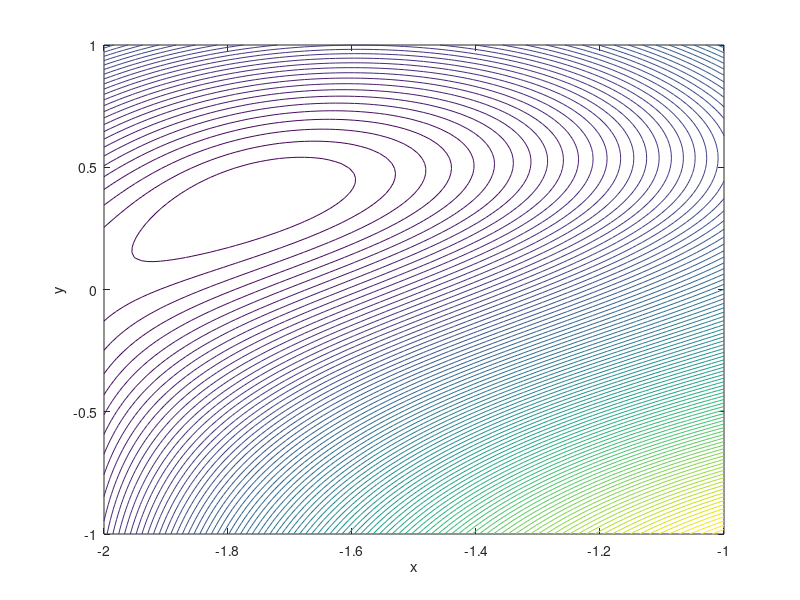

MATLAB code for this plot:
%%% plot figure %%%
X_1 = linspace(-2, -1, 100);
Y_1 = linspace(-1,   1, 100);
[X_1,Y_1] = meshgrid(X_1, Y_1);
Z_1 = Y_1 .* sin(X_1 + Y_1) - X_1 .* sin(X_1 - Y_1);
figure1 = figure('Name','Contour','NumberTitle','off');
contour(X_1, Y_1, Z_1, 100)
xlabel('x')
ylabel('y')
hold on;
X_zero = [-1; -1];
X      = X_zero; % current  X
X_prev = X_zero; % previous X
gradient_tol = 1e-7;
li_tol = 1e-3; % linear serach
global cost_iteration gradient_iteration
cost_iteration = 0;
gradient_iteration = 0;
dJ = gradient(X)';
dJ_prev = gradient(X_prev)';
epsilon = 0.01;
counter = 0;
counter = counter + 1;
choice = menu('Choose Method','Steepest Descent + Quadratic Interpolation'...
    ,'Steepest Descent + Golden Section', 'BFGS + Quadratic Interpolation'...
    , 'BFGS + Golden Section');
if choice == 4
    % BFGS + Golden Section
    tic
    while norm(dJ, 2) > gradient_tol
        counter = counter + 1;
        fprintf('Iteration No. %3i\tGradient Norm = %1.4e\n', counter, norm(dJ, 2))
        if isequal(X, X_prev)
            B = eye(2);
            search_dir = -B * dJ;
            [a, b, c, ~, f_b, ~] = bracketing(X, search_dir, epsilon);
            lambda = golden_section(a, b, c, f_b, search_dir, X, li_tol);
            X_prev = X;
            X = X + lambda * search_dir;
            dJ_prev = dJ;
            dJ = gradient(X)';
            x(1) = X_prev(1);
            y(1) = X_prev(2);
            x(2) = X(1);
            y(2) = X(2);
            quiver(x(1), y(1), x(2)-x(1), y(2)-y(1), 1)
            continue
        end
        d =  X -  X_prev;
        g = dJ - dJ_prev;
        search_dir = BFGS(B, d, g, dJ);
        [a, b, c, ~, f_b, ~] = bracketing(X, search_dir, epsilon);
        lambda = golden_section(a, b, c, f_b, search_dir, X, li_tol);
        X_prev = X;
        X = X + lambda * search_dir;
        dJ_prev = dJ;
        dJ = gradient(X)';
        x(1) = X_prev(1);
        y(1) = X_prev(2);
        x(2) = X(1);
        y(2) = X(2);
        quiver(x(1), y(1), x(2)-x(1), y(2)-y(1), 1)
    end
    fprintf('Elapsed time = %1.8f sec\n', toc)
end
if choice == 3
    tic
    % BFGS + Quadratic Interpolation
    while norm(dJ, 2) > gradient_tol
        counter = counter + 1;
        fprintf('Iteration No. %3i\tGradient Norm = %1.4e\n', counter, norm(dJ, 2))
        if isequal(X, X_prev)
            B = eye(2);
            search_dir = -B * dJ;
            [a, b, c, ~, f_b, ~] = bracketing(X, search_dir, epsilon);
            lambda = quadratic_interpolation(a, b, c, search_dir, X, li_tol);
            X_prev = X;
            X = X + lambda * search_dir;
            dJ_prev = dJ;
            dJ = gradient(X)';
            x(1) = X_prev(1);
            y(1) = X_prev(2);
            x(2) = X(1);
            y(2) = X(2);
            quiver(x(1), y(1), x(2)-x(1), y(2)-y(1), 1)
            continue
        end
        d =  X -  X_prev;
        g = dJ - dJ_prev;
        search_dir = BFGS(B, d, g, dJ);
        [a, b, c, ~, f_b, ~] = bracketing(X, search_dir, epsilon);
        if ~(a == 0 && b == 0 && c == 0)
            lambda = golden_section(a, b, c, f_b, search_dir, X, li_tol);
        end
        X_prev = X;
        X = X + lambda * search_dir;
        dJ_prev = dJ;
        dJ = gradient(X)';
        x(1) = X_prev(1);
        y(1) = X_prev(2);
        x(2) = X(1);
        y(2) = X(2);
        quiver(x(1), y(1), x(2)-x(1), y(2)-y(1), 1)
    end
    fprintf('Elapsed time = %1.8f sec\n', toc)
end

if choice == 1
    tic
    % Steepest Descent + Quadratic Interpolation
    while norm(dJ, 2) > gradient_tol
        counter = counter + 1;
        fprintf('Iteration No. %3i\tGradient Norm = %1.4e\n', counter, norm(dJ, 2))
        X_prev = X;
        search_dir = steepest_decsent(dJ);
        [a, b, c, ~, f_b, ~] = bracketing(X, search_dir, epsilon);
        if ~(a == 0 && b == 0 && c == 0)
            lambda = quadratic_interpolation(a, b, c ,search_dir, X, li_tol);
        end
        X = X + lambda * search_dir;
        dJ = gradient(X)';
        x(1) = X_prev(1);
        y(1) = X_prev(2);
        x(2) = X(1);
        y(2) = X(2);
        quiver(x(1), y(1), x(2)-x(1), y(2)-y(1), 1)
    end
    fprintf('Elapsed time = %1.8f sec\n', toc)
end

if choice == 2
    tic
    % Steepest Descent + Golden Section
    while abs(dJ) > gradient_tol
        X_prev = X;
        counter = counter + 1;
        fprintf('Iteration No. %3i\tGradient Norm = %1.4e\n', counter, norm(dJ, 2))
        search_dir = steepest_decsent(dJ);
        [a, b, c, ~, f_b, ~] = bracketing(X, search_dir, epsilon);
        if ~(a == 0 && b == 0 && c == 0)
            lambda = golden_section(a, b, c, f_b, search_dir, X, li_tol);
        end
        X = X + lambda * search_dir;
        dJ = gradient(X)';
        x(1) = X_prev(1);
        y(1) = X_prev(2);
        x(2) = X(1);
        y(2) = X(2);
        quiver(x(1), y(1), x(2)-x(1), y(2)-y(1), 1)
    end
    fprintf('Elapsed time = %1.8f sec\n', toc)
end
%%% printer %%%
switch choice
    case 1
        fprintf('Steepest Descent + Quadratic Interpolation--> gradient iteration = %.0f, cost_iteration = %.0f\n'...
            , gradient_iteration, cost_iteration);
        print(figure1, '../../Figure/Q1/part a Steepest Descent + Quadratic Interpolation.png','-dpng','-r300')
    case 2
        fprintf('Steepest Descent + Golden Section--> gradient iteration = %.0f, cost_iteration = %.0f\n'...
            , gradient_iteration, cost_iteration);
        print(figure1, '../../Figure/Q1/part a Steepest Descent + Golden Section.png','-dpng','-r300')
    case 3
        fprintf('BFGS + Quadratic Interpolation--> gradient iteration = %.0f, cost_iteration = %.0f\n'...
            , gradient_iteration, cost_iteration);
        print(figure1, '../../Figure/Q1/part a BFGS + Quadratic Interpolation.png','-dpng','-r300')
    otherwise
        fprintf('BFGS + Golden Section--> gradient iteration = %.0f, cost_iteration = %.0f\n'...
            , gradient_iteration, cost_iteration);
        print(figure1, '../../Figure/Q1/part a BFGS + Golden Section.png','-dpng','-r300')
end
%==========================================================================
% FUNCTIONS
%==========================================================================
% Cost function %
function J = cost(X)
global cost_iteration
cost_iteration = cost_iteration + 1;
x = X(1);
y = X(2);
J = y * sin(x + y) - x * sin(x - y);
end
function dJ = gradient(X)
global gradient_iteration
gradient_iteration = gradient_iteration + 1;
x = X(1);
y = X(2);
% df/dx
dJ(1) = y * cos(x + y) - sin(x - y) - x * cos(x - y);
% df/dy
dJ(2) = y * cos(x + y) + sin(x + y) + x * cos(x - y);
end
%======================================================================
% Search Direction
%======================================================================
% In this section, search direction is  found using gradient as follows:
%----------------------------------------------------------------------
%----------------------------------------------------------------------
%----------------------------------------------------------------------
% --------------      Steepest Decsent(Cauchy)         ----------------
function search_dir = steepest_decsent(dJ)
search_dir = - dJ;
end
% -------------------------      BFGS         --------------------------
function search_dir = BFGS(B, d, g, dJ)
% d =  X -  X_prev
% g = dJ - dJ_prev
B = B + d * d' / (d' * g) * (1 + g' * B * g / (d' * g)) - ...
    B * g * d' / (d' * g) - d * g' * B /  (d' * g);
search_dir = -B * dJ;
end
%======================================================================
% Bracketing
%======================================================================
% In this section, Bracket is  found using golden number(1.618)
function [a, b, c, f_a, f_b, f_c] = bracketing(X, search_dir, epsilon)
a =       0;
b = epsilon;
X_a = X + a * search_dir;
X_b = X + b * search_dir;
f_a = cost(X_a);
f_b = cost(X_b);
counter = 1;
while f_a <= f_b
    counter = counter + 1;
    epsilon = epsilon / 2;
    b = epsilon;
    X_b = X + b * -search_dir;
    f_b = cost(X_b);
    if counter == 100
        break
    end
    if b == 0
        c = 0;
        f_c = 0;
        return;
    end
    
end
gamma = 1.618; % golden number
c = b + gamma * (b - a);
X_c = X + c * search_dir;
f_c = cost(X_c);
while f_b > f_c
    a = b;
    b = c;
    c = b + gamma * (b - a);
    X_a = X_b;
    X_b = X_c;
    X_c = X + c * search_dir;
    f_b = cost(X_b);
    f_c = cost(X_c);
end
f_a = cost(X_a);
end
%----------------------------------------------------------------------
%----------------------------------------------------------------------
%----------------------------------------------------------------------
% ---------------     Quadratic Interpolation         -----------------
function lambda_tilda = quadratic_interpolation(A_QI, B_QI, C_QI, search_dir,...
    X, tol)
X_a = X + A_QI * search_dir;
X_b = X + B_QI * search_dir;
X_c = X + C_QI * search_dir;
f_a = cost(X_a);
f_b = cost(X_b);
f_c = cost(X_c);
% three equation and three unknown %
a = (f_a * B_QI * C_QI * (C_QI - B_QI) + f_b * C_QI * A_QI * (A_QI - C_QI) + f_c * A_QI * B_QI * (B_QI - A_QI))...
    /((A_QI - B_QI) * (B_QI - C_QI) * (C_QI - A_QI));
b = (f_a * (B_QI^2 - C_QI^2) + f_b * (C_QI^2 - A_QI^2) + f_c * (A_QI^2 - B_QI^2))...
    /((A_QI - B_QI) * (B_QI - C_QI) * (C_QI - A_QI));
c = -(f_a * (B_QI - C_QI) + f_b * (C_QI - A_QI) + f_c * (A_QI - B_QI))...
    /((A_QI - B_QI) * (B_QI - C_QI) * (C_QI - A_QI));
lambda_tilda = -b / (2 * c);
% Quadratic function h(lambda) = a + b * lambda + c * lambda^2
h = a + b * lambda_tilda + c * lambda_tilda^2;
X_lambda = X + lambda_tilda * search_dir;
f_lambda_tilda = cost(X_lambda);
while abs((h - f_lambda_tilda) / f_lambda_tilda) >= tol
    if lambda_tilda > B_QI && f_lambda_tilda < f_b
        A_QI = B_QI;
        B_QI = lambda_tilda;
    elseif lambda_tilda > B_QI && f_lambda_tilda > f_b
        C_QI = lambda_tilda;
    elseif lambda_tilda < B_QI && f_lambda_tilda < f_b
        C_QI = B_QI;
        B_QI = lambda_tilda;
    else
        A_QI = lambda_tilda;
    end
    X_a = X + A_QI * search_dir;
    X_b = X + B_QI * search_dir;
    X_c = X + C_QI * search_dir;
    f_a = cost(X_a);
    f_b = cost(X_b);
    f_c = cost(X_c);
    % three equation and three unknown %
    a = (f_a * B_QI * C_QI * (C_QI - B_QI) + f_b * C_QI * A_QI * (A_QI - C_QI) + f_c * A_QI * B_QI * (B_QI - A_QI))...
        /((A_QI - B_QI) * (B_QI - C_QI) * (C_QI - A_QI));
    b = (f_a * (B_QI^2 - C_QI^2) + f_b * (C_QI^2 - A_QI^2) + f_c * (A_QI^2 - B_QI^2))...
        /((A_QI - B_QI) * (B_QI - C_QI) * (C_QI - A_QI));
    c = -(f_a * (B_QI - C_QI) + f_b * (C_QI - A_QI) + f_c * (A_QI - B_QI))...
        /((A_QI - B_QI) * (B_QI - C_QI) * (C_QI - A_QI));
    lambda_tilda = -b / (2 * c);
    % Quadratic function h(lambda) = a + b * lambda + c * lambda^2
    h = a + b * lambda_tilda + c * lambda_tilda^2;
    X_lambda = X + lambda_tilda * search_dir;
    f_lambda_tilda = cost(X_lambda);
end
end
%----------------------------------------------------------------------
%----------------------------------------------------------------------
%----------------------------------------------------------------------
% -------------------      Golden Section         ---------------------
function lambda_tilda = golden_section(a, b, c, f_b,...
    search_dir, X, tol)
% cuase we use golden number in bracketing a = a b = x_1 c = b
% a is lower and b is upper
% initial condition from bracketing
goldnum = .618;
f_1 = f_b;
%f_b = f_c;
x_1 = b;
b   = c;
d   = (b - a) * goldnum;
x_2 = a + d;
X_2 = X + x_2 * search_dir;
f_2 = cost(X_2);
while abs(a - b) > tol
    if f_1 > f_2
        % new a
        a   = x_1;
        %f_a = f_1;
        % new x_1
        x_1 = x_2;
        f_1 = f_2;
        % new x_2
        d   = (b - a) * goldnum;
        x_2 = a + d;
        X_2 = X + x_2 * search_dir;
        f_2 = cost(X_2);
    elseif f_2 > f_1
        % new b
        b = x_2;
        %f_b = f_2;
        % new x_2
        x_2 = x_1;
        f_2 = f_1;
        % new x_1
        d   = (b - a) * goldnum;
        x_1 = b - d;
        X_1 = X + x_1 * search_dir;
        f_1 = cost(X_1);
    else
        a = (x_1 + x_2) / 2;
        b = a;
    end
end
lambda_tilda = (x_1 + x_2) / 2;
end